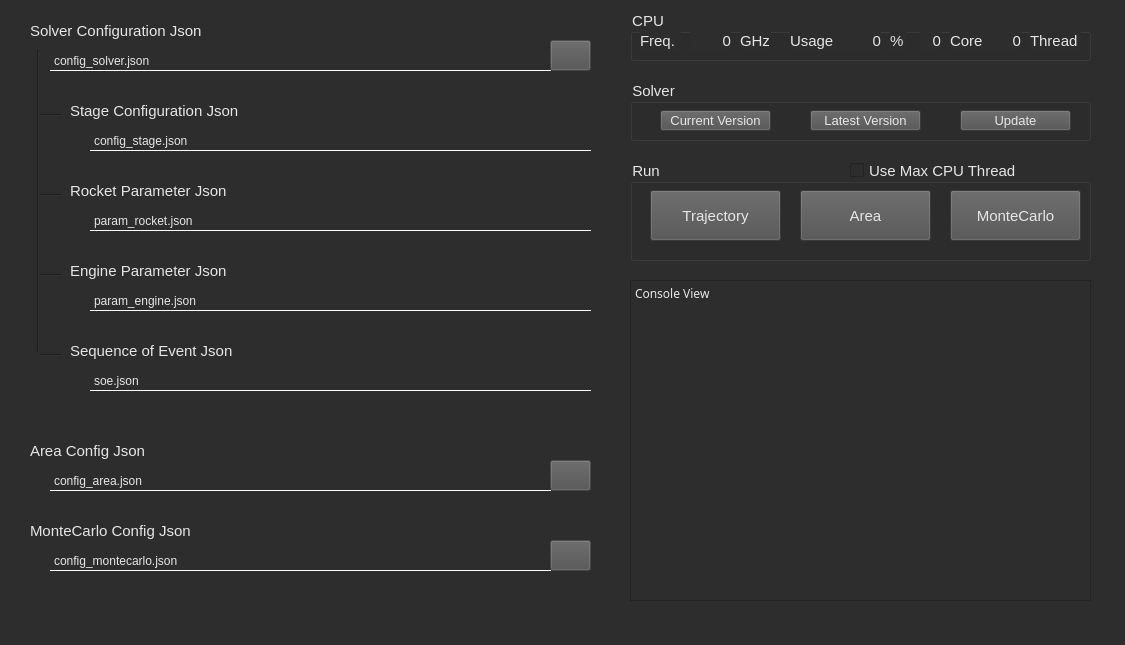
<?xml version="1.0" encoding="UTF-8"?>
<ui version="4.0">
 <class>MainWindow</class>
 <widget class="QMainWindow" name="MainWindow">
  <property name="geometry">
   <rect>
    <x>0</x>
    <y>0</y>
    <width>1125</width>
    <height>645</height>
   </rect>
  </property>
  <property name="windowTitle">
   <string>ForRocket Workbench</string>
  </property>
  <property name="windowIcon">
   <iconset resource="pics.qrc">
    <normaloff>:/icon/forrocket_icon.ico</normaloff>:/icon/forrocket_icon.ico</iconset>
  </property>
  <property name="styleSheet">
   <string notr="true">background-color: rgb(45, 45, 45);
color: rgb(230, 230, 230);</string>
  </property>
  <widget class="QWidget" name="centralwidget">
   <widget class="QLabel" name="label_solver_config_json">
    <property name="geometry">
     <rect>
      <x>50</x>
      <y>50</y>
      <width>501</width>
      <height>21</height>
     </rect>
    </property>
    <property name="font">
     <font>
      <family>Meiryo UI</family>
      <pointsize>9</pointsize>
     </font>
    </property>
    <property name="styleSheet">
     <string notr="true">border-color: rgba(255, 255, 255, 0);
border-bottom-color: rgb(255, 255, 255);
border-style: solid;
border-width: 1px;</string>
    </property>
    <property name="text">
     <string>config_solver.json</string>
    </property>
   </widget>
   <widget class="QLabel" name="label_stage_config_json">
    <property name="geometry">
     <rect>
      <x>90</x>
      <y>130</y>
      <width>501</width>
      <height>21</height>
     </rect>
    </property>
    <property name="font">
     <font>
      <family>Meiryo UI</family>
      <pointsize>9</pointsize>
     </font>
    </property>
    <property name="styleSheet">
     <string notr="true">border-color: rgba(255, 255, 255, 0);
border-bottom-color: rgb(255, 255, 255);
border-style: solid;
border-width: 1px;</string>
    </property>
    <property name="text">
     <string>config_stage.json</string>
    </property>
   </widget>
   <widget class="QLabel" name="label_rocket_param_json">
    <property name="geometry">
     <rect>
      <x>90</x>
      <y>210</y>
      <width>501</width>
      <height>21</height>
     </rect>
    </property>
    <property name="font">
     <font>
      <family>Meiryo UI</family>
      <pointsize>9</pointsize>
     </font>
    </property>
    <property name="styleSheet">
     <string notr="true">border-color: rgba(255, 255, 255, 0);
border-bottom-color: rgb(255, 255, 255);
border-style: solid;
border-width: 1px;</string>
    </property>
    <property name="text">
     <string>param_rocket.json</string>
    </property>
   </widget>
   <widget class="QLabel" name="label_engine_param_json">
    <property name="geometry">
     <rect>
      <x>90</x>
      <y>290</y>
      <width>501</width>
      <height>21</height>
     </rect>
    </property>
    <property name="font">
     <font>
      <family>Meiryo UI</family>
      <pointsize>9</pointsize>
     </font>
    </property>
    <property name="styleSheet">
     <string notr="true">border-color: rgba(255, 255, 255, 0);
border-bottom-color: rgb(255, 255, 255);
border-style: solid;
border-width: 1px;</string>
    </property>
    <property name="text">
     <string>param_engine.json</string>
    </property>
   </widget>
   <widget class="QLabel" name="label_soe_json">
    <property name="geometry">
     <rect>
      <x>90</x>
      <y>370</y>
      <width>501</width>
      <height>21</height>
     </rect>
    </property>
    <property name="font">
     <font>
      <family>Meiryo UI</family>
      <pointsize>9</pointsize>
     </font>
    </property>
    <property name="styleSheet">
     <string notr="true">border-color: rgba(255, 255, 255, 0);
border-bottom-color: rgb(255, 255, 255);
border-style: solid;
border-width: 1px;</string>
    </property>
    <property name="text">
     <string>soe.json</string>
    </property>
   </widget>
   <widget class="QLabel" name="label_7">
    <property name="geometry">
     <rect>
      <x>70</x>
      <y>260</y>
      <width>191</width>
      <height>21</height>
     </rect>
    </property>
    <property name="font">
     <font>
      <family>Meiryo UI</family>
      <pointsize>11</pointsize>
     </font>
    </property>
    <property name="text">
     <string>Engine Parameter Json</string>
    </property>
   </widget>
   <widget class="QLabel" name="label_8">
    <property name="geometry">
     <rect>
      <x>70</x>
      <y>180</y>
      <width>191</width>
      <height>21</height>
     </rect>
    </property>
    <property name="font">
     <font>
      <family>Meiryo UI</family>
      <pointsize>11</pointsize>
     </font>
    </property>
    <property name="text">
     <string>Rocket Parameter Json</string>
    </property>
   </widget>
   <widget class="QLabel" name="label_9">
    <property name="geometry">
     <rect>
      <x>70</x>
      <y>100</y>
      <width>191</width>
      <height>21</height>
     </rect>
    </property>
    <property name="font">
     <font>
      <family>Meiryo UI</family>
      <pointsize>11</pointsize>
     </font>
    </property>
    <property name="text">
     <string>Stage Configuration Json</string>
    </property>
   </widget>
   <widget class="QLabel" name="label_10">
    <property name="geometry">
     <rect>
      <x>70</x>
      <y>340</y>
      <width>191</width>
      <height>21</height>
     </rect>
    </property>
    <property name="font">
     <font>
      <family>Meiryo UI</family>
      <pointsize>11</pointsize>
     </font>
    </property>
    <property name="text">
     <string>Sequence of Event Json</string>
    </property>
   </widget>
   <widget class="QLabel" name="label_11">
    <property name="geometry">
     <rect>
      <x>30</x>
      <y>20</y>
      <width>191</width>
      <height>21</height>
     </rect>
    </property>
    <property name="font">
     <font>
      <family>Meiryo UI</family>
      <pointsize>11</pointsize>
     </font>
    </property>
    <property name="text">
     <string>Solver Configuration Json</string>
    </property>
   </widget>
   <widget class="QLabel" name="label_12">
    <property name="geometry">
     <rect>
      <x>30</x>
      <y>440</y>
      <width>191</width>
      <height>21</height>
     </rect>
    </property>
    <property name="font">
     <font>
      <family>Meiryo UI</family>
      <pointsize>11</pointsize>
     </font>
    </property>
    <property name="text">
     <string>Area Config Json</string>
    </property>
   </widget>
   <widget class="QLabel" name="label_area_config_json">
    <property name="geometry">
     <rect>
      <x>50</x>
      <y>470</y>
      <width>501</width>
      <height>21</height>
     </rect>
    </property>
    <property name="font">
     <font>
      <family>Meiryo UI</family>
      <pointsize>9</pointsize>
     </font>
    </property>
    <property name="styleSheet">
     <string notr="true">border-color: rgba(255, 255, 255, 0);
border-bottom-color: rgb(255, 255, 255);
border-style: solid;
border-width: 1px;</string>
    </property>
    <property name="text">
     <string>config_area.json</string>
    </property>
   </widget>
   <widget class="QPushButton" name="pushButton_solver_config_json">
    <property name="geometry">
     <rect>
      <x>550</x>
      <y>40</y>
      <width>41</width>
      <height>31</height>
     </rect>
    </property>
    <property name="font">
     <font>
      <family>Meiryo UI</family>
      <pointsize>11</pointsize>
     </font>
    </property>
    <property name="styleSheet">
     <string notr="true">background-color: rgba(80, 80, 80, 0);</string>
    </property>
    <property name="text">
     <string/>
    </property>
    <property name="icon">
     <iconset resource="pics.qrc">
      <normaloff>:/icon/pic/outline_more_horiz_white_24dp.png</normaloff>:/icon/pic/outline_more_horiz_white_24dp.png</iconset>
    </property>
    <property name="iconSize">
     <size>
      <width>32</width>
      <height>32</height>
     </size>
    </property>
   </widget>
   <widget class="QPushButton" name="pushButton_area_config_json">
    <property name="geometry">
     <rect>
      <x>550</x>
      <y>460</y>
      <width>41</width>
      <height>31</height>
     </rect>
    </property>
    <property name="font">
     <font>
      <family>Meiryo UI</family>
      <pointsize>11</pointsize>
     </font>
    </property>
    <property name="styleSheet">
     <string notr="true">background-color: rgba(80, 80, 80, 0);</string>
    </property>
    <property name="text">
     <string/>
    </property>
    <property name="icon">
     <iconset resource="pics.qrc">
      <normaloff>:/icon/pic/outline_more_horiz_white_24dp.png</normaloff>:/icon/pic/outline_more_horiz_white_24dp.png</iconset>
    </property>
    <property name="iconSize">
     <size>
      <width>32</width>
      <height>32</height>
     </size>
    </property>
   </widget>
   <widget class="QTextEdit" name="textEdit_console_view">
    <property name="geometry">
     <rect>
      <x>630</x>
      <y>280</y>
      <width>461</width>
      <height>321</height>
     </rect>
    </property>
    <property name="font">
     <font>
      <family>Cascadia Mono</family>
     </font>
    </property>
    <property name="undoRedoEnabled">
     <bool>false</bool>
    </property>
    <property name="readOnly">
     <bool>true</bool>
    </property>
    <property name="html">
     <string>&lt;!DOCTYPE HTML PUBLIC &quot;-//W3C//DTD HTML 4.0//EN&quot; &quot;http://www.w3.org/TR/REC-html40/strict.dtd&quot;&gt;
&lt;html&gt;&lt;head&gt;&lt;meta name=&quot;qrichtext&quot; content=&quot;1&quot; /&gt;&lt;style type=&quot;text/css&quot;&gt;
p, li { white-space: pre-wrap; }
&lt;/style&gt;&lt;/head&gt;&lt;body style=&quot; font-family:'Cascadia Mono'; font-size:9pt; font-weight:400; font-style:normal;&quot;&gt;
&lt;p style=&quot; margin-top:0px; margin-bottom:0px; margin-left:0px; margin-right:0px; -qt-block-indent:0; text-indent:0px;&quot;&gt;Console View&lt;/p&gt;&lt;/body&gt;&lt;/html&gt;</string>
    </property>
   </widget>
   <widget class="QGroupBox" name="groupBox">
    <property name="geometry">
     <rect>
      <x>630</x>
      <y>10</y>
      <width>461</width>
      <height>51</height>
     </rect>
    </property>
    <property name="font">
     <font>
      <family>Meiryo UI</family>
      <pointsize>11</pointsize>
     </font>
    </property>
    <property name="title">
     <string>CPU</string>
    </property>
    <widget class="QLabel" name="label_18">
     <property name="geometry">
      <rect>
       <x>110</x>
       <y>20</y>
       <width>31</width>
       <height>21</height>
      </rect>
     </property>
     <property name="font">
      <font>
       <family>Meiryo UI</family>
       <pointsize>11</pointsize>
      </font>
     </property>
     <property name="text">
      <string>GHz</string>
     </property>
    </widget>
    <widget class="QLabel" name="label_13">
     <property name="geometry">
      <rect>
       <x>160</x>
       <y>20</y>
       <width>51</width>
       <height>21</height>
      </rect>
     </property>
     <property name="font">
      <font>
       <family>Meiryo UI</family>
       <pointsize>11</pointsize>
      </font>
     </property>
     <property name="text">
      <string>Usage</string>
     </property>
    </widget>
    <widget class="QLabel" name="label_cpu_freq">
     <property name="geometry">
      <rect>
       <x>60</x>
       <y>20</y>
       <width>41</width>
       <height>21</height>
      </rect>
     </property>
     <property name="font">
      <font>
       <family>Meiryo UI</family>
       <pointsize>11</pointsize>
      </font>
     </property>
     <property name="text">
      <string>0</string>
     </property>
     <property name="alignment">
      <set>Qt::AlignRight|Qt::AlignTrailing|Qt::AlignVCenter</set>
     </property>
    </widget>
    <widget class="QLabel" name="label_16">
     <property name="geometry">
      <rect>
       <x>10</x>
       <y>20</y>
       <width>41</width>
       <height>21</height>
      </rect>
     </property>
     <property name="font">
      <font>
       <family>Meiryo UI</family>
       <pointsize>11</pointsize>
      </font>
     </property>
     <property name="text">
      <string>Freq.</string>
     </property>
    </widget>
    <widget class="QLabel" name="label_cpu_usage">
     <property name="geometry">
      <rect>
       <x>210</x>
       <y>20</y>
       <width>41</width>
       <height>21</height>
      </rect>
     </property>
     <property name="font">
      <font>
       <family>Meiryo UI</family>
       <pointsize>11</pointsize>
      </font>
     </property>
     <property name="text">
      <string>0</string>
     </property>
     <property name="alignment">
      <set>Qt::AlignRight|Qt::AlignTrailing|Qt::AlignVCenter</set>
     </property>
    </widget>
    <widget class="QLabel" name="label_15">
     <property name="geometry">
      <rect>
       <x>260</x>
       <y>20</y>
       <width>16</width>
       <height>21</height>
      </rect>
     </property>
     <property name="font">
      <font>
       <family>Meiryo UI</family>
       <pointsize>11</pointsize>
      </font>
     </property>
     <property name="text">
      <string>%</string>
     </property>
    </widget>
    <widget class="QLabel" name="label_19">
     <property name="geometry">
      <rect>
       <x>320</x>
       <y>20</y>
       <width>41</width>
       <height>21</height>
      </rect>
     </property>
     <property name="font">
      <font>
       <family>Meiryo UI</family>
       <pointsize>11</pointsize>
      </font>
     </property>
     <property name="text">
      <string>Core</string>
     </property>
    </widget>
    <widget class="QLabel" name="label_cpu_thread">
     <property name="geometry">
      <rect>
       <x>360</x>
       <y>20</y>
       <width>31</width>
       <height>21</height>
      </rect>
     </property>
     <property name="font">
      <font>
       <family>Meiryo UI</family>
       <pointsize>11</pointsize>
      </font>
     </property>
     <property name="text">
      <string>0</string>
     </property>
     <property name="alignment">
      <set>Qt::AlignRight|Qt::AlignTrailing|Qt::AlignVCenter</set>
     </property>
    </widget>
    <widget class="QLabel" name="label_cpu_core">
     <property name="geometry">
      <rect>
       <x>290</x>
       <y>20</y>
       <width>21</width>
       <height>21</height>
      </rect>
     </property>
     <property name="font">
      <font>
       <family>Meiryo UI</family>
       <pointsize>11</pointsize>
      </font>
     </property>
     <property name="text">
      <string>0</string>
     </property>
     <property name="alignment">
      <set>Qt::AlignRight|Qt::AlignTrailing|Qt::AlignVCenter</set>
     </property>
    </widget>
    <widget class="QLabel" name="label_17">
     <property name="geometry">
      <rect>
       <x>400</x>
       <y>20</y>
       <width>51</width>
       <height>21</height>
      </rect>
     </property>
     <property name="font">
      <font>
       <family>Meiryo UI</family>
       <pointsize>11</pointsize>
      </font>
     </property>
     <property name="text">
      <string>Thread</string>
     </property>
    </widget>
   </widget>
   <widget class="Line" name="line">
    <property name="geometry">
     <rect>
      <x>30</x>
      <y>50</y>
      <width>16</width>
      <height>301</height>
     </rect>
    </property>
    <property name="orientation">
     <enum>Qt::Vertical</enum>
    </property>
   </widget>
   <widget class="Line" name="line_2">
    <property name="geometry">
     <rect>
      <x>40</x>
      <y>100</y>
      <width>21</width>
      <height>31</height>
     </rect>
    </property>
    <property name="orientation">
     <enum>Qt::Horizontal</enum>
    </property>
   </widget>
   <widget class="Line" name="line_3">
    <property name="geometry">
     <rect>
      <x>40</x>
      <y>180</y>
      <width>21</width>
      <height>31</height>
     </rect>
    </property>
    <property name="orientation">
     <enum>Qt::Horizontal</enum>
    </property>
   </widget>
   <widget class="Line" name="line_4">
    <property name="geometry">
     <rect>
      <x>40</x>
      <y>260</y>
      <width>21</width>
      <height>31</height>
     </rect>
    </property>
    <property name="orientation">
     <enum>Qt::Horizontal</enum>
    </property>
   </widget>
   <widget class="Line" name="line_5">
    <property name="geometry">
     <rect>
      <x>40</x>
      <y>340</y>
      <width>21</width>
      <height>31</height>
     </rect>
    </property>
    <property name="orientation">
     <enum>Qt::Horizontal</enum>
    </property>
   </widget>
   <widget class="QGroupBox" name="groupBox_2">
    <property name="geometry">
     <rect>
      <x>630</x>
      <y>160</y>
      <width>461</width>
      <height>101</height>
     </rect>
    </property>
    <property name="font">
     <font>
      <family>Meiryo UI</family>
      <pointsize>11</pointsize>
     </font>
    </property>
    <property name="title">
     <string>Run</string>
    </property>
    <widget class="QPushButton" name="pushButton_trajectory_calc">
     <property name="geometry">
      <rect>
       <x>20</x>
       <y>30</y>
       <width>131</width>
       <height>51</height>
      </rect>
     </property>
     <property name="font">
      <font>
       <family>Meiryo UI</family>
       <pointsize>11</pointsize>
      </font>
     </property>
     <property name="styleSheet">
      <string notr="true">background-color: rgb(80, 80, 80);</string>
     </property>
     <property name="text">
      <string>Trajectory</string>
     </property>
     <property name="icon">
      <iconset resource="pics.qrc">
       <normaloff>:/icon/pic/outline_where_to_vote_white_24dp.png</normaloff>:/icon/pic/outline_where_to_vote_white_24dp.png</iconset>
     </property>
     <property name="iconSize">
      <size>
       <width>32</width>
       <height>32</height>
      </size>
     </property>
    </widget>
    <widget class="QPushButton" name="pushButton_area_calc">
     <property name="geometry">
      <rect>
       <x>170</x>
       <y>30</y>
       <width>131</width>
       <height>51</height>
      </rect>
     </property>
     <property name="font">
      <font>
       <family>Meiryo UI</family>
       <pointsize>11</pointsize>
      </font>
     </property>
     <property name="styleSheet">
      <string notr="true">background-color: rgb(80, 80, 80);</string>
     </property>
     <property name="text">
      <string>Area</string>
     </property>
     <property name="icon">
      <iconset resource="pics.qrc">
       <normaloff>:/icon/pic/outline_wifi_tethering_white_24dp.png</normaloff>:/icon/pic/outline_wifi_tethering_white_24dp.png</iconset>
     </property>
     <property name="iconSize">
      <size>
       <width>32</width>
       <height>32</height>
      </size>
     </property>
    </widget>
    <widget class="QPushButton" name="pushButton_montecarlo_calc">
     <property name="geometry">
      <rect>
       <x>320</x>
       <y>30</y>
       <width>131</width>
       <height>51</height>
      </rect>
     </property>
     <property name="font">
      <font>
       <family>Meiryo UI</family>
       <pointsize>11</pointsize>
      </font>
     </property>
     <property name="styleSheet">
      <string notr="true">background-color: rgb(80, 80, 80);</string>
     </property>
     <property name="text">
      <string>MonteCarlo</string>
     </property>
     <property name="icon">
      <iconset resource="pics.qrc">
       <normaloff>:/icon/pic/outline_lens_blur_white_24dp.png</normaloff>:/icon/pic/outline_lens_blur_white_24dp.png</iconset>
     </property>
     <property name="iconSize">
      <size>
       <width>32</width>
       <height>32</height>
      </size>
     </property>
    </widget>
    <widget class="QCheckBox" name="checkBox_use_max_thread">
     <property name="geometry">
      <rect>
       <x>220</x>
       <y>0</y>
       <width>181</width>
       <height>21</height>
      </rect>
     </property>
     <property name="font">
      <font>
       <family>Meiryo UI</family>
       <pointsize>11</pointsize>
      </font>
     </property>
     <property name="text">
      <string>Use Max CPU Thread</string>
     </property>
    </widget>
   </widget>
   <widget class="QLabel" name="label_montecarlo_config_json">
    <property name="geometry">
     <rect>
      <x>50</x>
      <y>550</y>
      <width>501</width>
      <height>21</height>
     </rect>
    </property>
    <property name="font">
     <font>
      <family>Meiryo UI</family>
      <pointsize>9</pointsize>
     </font>
    </property>
    <property name="styleSheet">
     <string notr="true">border-color: rgba(255, 255, 255, 0);
border-bottom-color: rgb(255, 255, 255);
border-style: solid;
border-width: 1px;</string>
    </property>
    <property name="text">
     <string>config_montecarlo.json</string>
    </property>
   </widget>
   <widget class="QPushButton" name="pushButton_montecarlo_config_json">
    <property name="geometry">
     <rect>
      <x>550</x>
      <y>540</y>
      <width>41</width>
      <height>31</height>
     </rect>
    </property>
    <property name="font">
     <font>
      <family>Meiryo UI</family>
      <pointsize>11</pointsize>
     </font>
    </property>
    <property name="styleSheet">
     <string notr="true">background-color: rgba(80, 80, 80, 0);</string>
    </property>
    <property name="text">
     <string/>
    </property>
    <property name="icon">
     <iconset resource="pics.qrc">
      <normaloff>:/icon/pic/outline_more_horiz_white_24dp.png</normaloff>:/icon/pic/outline_more_horiz_white_24dp.png</iconset>
    </property>
    <property name="iconSize">
     <size>
      <width>32</width>
      <height>32</height>
     </size>
    </property>
   </widget>
   <widget class="QLabel" name="label_14">
    <property name="geometry">
     <rect>
      <x>30</x>
      <y>520</y>
      <width>191</width>
      <height>21</height>
     </rect>
    </property>
    <property name="font">
     <font>
      <family>Meiryo UI</family>
      <pointsize>11</pointsize>
     </font>
    </property>
    <property name="text">
     <string>MonteCarlo Config Json</string>
    </property>
   </widget>
   <widget class="QGroupBox" name="groupBox_3">
    <property name="geometry">
     <rect>
      <x>630</x>
      <y>80</y>
      <width>461</width>
      <height>61</height>
     </rect>
    </property>
    <property name="font">
     <font>
      <family>Meiryo UI</family>
      <pointsize>11</pointsize>
     </font>
    </property>
    <property name="title">
     <string>Solver</string>
    </property>
    <widget class="QPushButton" name="pushButton_get_solver_version">
     <property name="geometry">
      <rect>
       <x>30</x>
       <y>30</y>
       <width>111</width>
       <height>21</height>
      </rect>
     </property>
     <property name="font">
      <font>
       <family>Meiryo UI</family>
       <pointsize>10</pointsize>
      </font>
     </property>
     <property name="layoutDirection">
      <enum>Qt::LeftToRight</enum>
     </property>
     <property name="styleSheet">
      <string notr="true">background-color: rgb(80, 80, 80);</string>
     </property>
     <property name="text">
      <string>Current Version</string>
     </property>
     <property name="icon">
      <iconset>
       <normaloff>white-24dp (5)/2x/outline_upload_white_24dp.png</normaloff>white-24dp (5)/2x/outline_upload_white_24dp.png</iconset>
     </property>
     <property name="iconSize">
      <size>
       <width>32</width>
       <height>32</height>
      </size>
     </property>
    </widget>
    <widget class="QPushButton" name="pushButton_check_solver_latest_version">
     <property name="geometry">
      <rect>
       <x>180</x>
       <y>30</y>
       <width>111</width>
       <height>21</height>
      </rect>
     </property>
     <property name="font">
      <font>
       <family>Meiryo UI</family>
       <pointsize>10</pointsize>
      </font>
     </property>
     <property name="layoutDirection">
      <enum>Qt::LeftToRight</enum>
     </property>
     <property name="styleSheet">
      <string notr="true">background-color: rgb(80, 80, 80);</string>
     </property>
     <property name="text">
      <string>Latest Version</string>
     </property>
     <property name="icon">
      <iconset>
       <normaloff>white-24dp (5)/2x/outline_upload_white_24dp.png</normaloff>white-24dp (5)/2x/outline_upload_white_24dp.png</iconset>
     </property>
     <property name="iconSize">
      <size>
       <width>32</width>
       <height>32</height>
      </size>
     </property>
    </widget>
    <widget class="QPushButton" name="pushButton_update_solver">
     <property name="geometry">
      <rect>
       <x>330</x>
       <y>30</y>
       <width>111</width>
       <height>21</height>
      </rect>
     </property>
     <property name="font">
      <font>
       <family>Meiryo UI</family>
       <pointsize>10</pointsize>
      </font>
     </property>
     <property name="layoutDirection">
      <enum>Qt::LeftToRight</enum>
     </property>
     <property name="styleSheet">
      <string notr="true">background-color: rgb(80, 80, 80);</string>
     </property>
     <property name="text">
      <string>Update</string>
     </property>
     <property name="icon">
      <iconset>
       <normaloff>white-24dp (5)/2x/outline_upload_white_24dp.png</normaloff>white-24dp (5)/2x/outline_upload_white_24dp.png</iconset>
     </property>
     <property name="iconSize">
      <size>
       <width>32</width>
       <height>32</height>
      </size>
     </property>
    </widget>
   </widget>
  </widget>
  <widget class="QMenuBar" name="menubar">
   <property name="geometry">
    <rect>
     <x>0</x>
     <y>0</y>
     <width>1125</width>
     <height>21</height>
    </rect>
   </property>
   <property name="layoutDirection">
    <enum>Qt::RightToLeft</enum>
   </property>
  </widget>
  <widget class="QStatusBar" name="statusbar"/>
  <action name="action">
   <property name="text">
    <string>ライセンス</string>
   </property>
  </action>
 </widget>
 <resources>
  <include location="pics.qrc"/>
 </resources>
 <connections/>
</ui>
